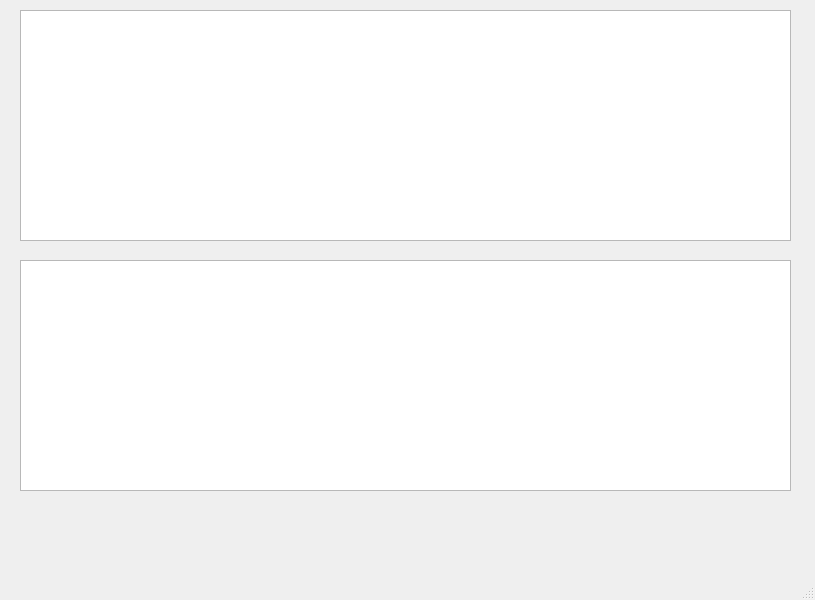
<?xml version="1.0" encoding="UTF-8"?>
<ui version="4.0">
 <class>MainWindow</class>
 <widget class="QMainWindow" name="MainWindow">
  <property name="geometry">
   <rect>
    <x>0</x>
    <y>0</y>
    <width>815</width>
    <height>600</height>
   </rect>
  </property>
  <property name="windowTitle">
   <string>MainWindow</string>
  </property>
  <widget class="QWidget" name="centralwidget">
   <widget class="QGraphicsView" name="leftWheelVelocity">
    <property name="geometry">
     <rect>
      <x>20</x>
      <y>10</y>
      <width>771</width>
      <height>231</height>
     </rect>
    </property>
   </widget>
   <widget class="QGraphicsView" name="rightWheelVelocity">
    <property name="geometry">
     <rect>
      <x>20</x>
      <y>260</y>
      <width>771</width>
      <height>231</height>
     </rect>
    </property>
   </widget>
  </widget>
  <widget class="QMenuBar" name="menubar">
   <property name="geometry">
    <rect>
     <x>0</x>
     <y>0</y>
     <width>815</width>
     <height>26</height>
    </rect>
   </property>
  </widget>
  <widget class="QStatusBar" name="statusbar"/>
 </widget>
 <resources/>
 <connections/>
</ui>
